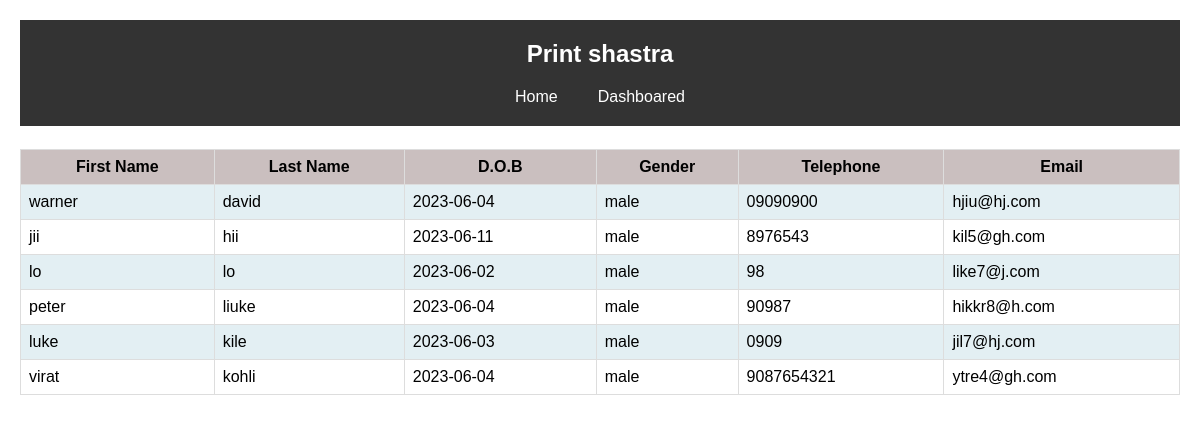
The page /dashboared.php on the database its author committed.
### tables this page shows
CREATE TABLE `user` (
  `first_name` text NOT NULL DEFAULT '\'unknown\'',
  `last_name` text NOT NULL,
  `dob` date NOT NULL,
  `gender` varchar(20) NOT NULL,
  `Telephone` varchar(10) NOT NULL,
  `email` varchar(22) NOT NULL
);

### dashboared.php (the view, shortened to what this page needs)
<!DOCTYPE html>
<html lang="en">
  <head>
    <link rel="stylesheet" href="./index.css" />
    <link rel="stylesheet" href="./dashboared.css" />
  </head>
  <body>
    <header class="header">
      <div class="logo">Print shastra</div>
      <nav class="nav">
        <ul>
          <li><a href="./index.php">Home</a></li>
          <li><a href="./dashboared.php">Dashboared</a></li>
        </ul>
      </nav>
    </header>
    <?php
$host = "localhost";
$username = "root";
$password = "Print@123";
$dbname="users";
$conn = mysqli_connect($host, $username, $password, $dbname);
if (!$conn) {
 die("Connection failed: " . mysqli_connect_error());
}
else{
$sql = "SELECT * FROM user";
$result = $conn->query($sql); if ($result->num_rows > 0) { echo "
    <table class=table>
      "; echo "
      <tr>
        <th class=thed>First Name</th>
        <th class=thed>Last Name</th>
        <th class=thed>D.O.B</th>
        <th class=thed>Gender</th>
        <th class=thed>Telephone</th>
        <th class=thed>Email</th>
      </tr>
      "; while ($row = $result->fetch_assoc()) { echo "
      <tr>
        "; echo "
        <td>" . $row['first_name'] . "</td>
        "; echo "
        <td>" . $row['last_name'] . "</td>
        "; echo "
        <td>" . $row['dob'] . "</td>
        "; echo "
        <td>" . $row['gender'] . "</td>
        "; echo "
        <td>" . $row['Telephone'] . "</td>
        "; echo "
        <td>" . $row['email'] . "</td>
        "; echo "
      </tr>
      "; } echo "
    </table>
    ";
    } else { echo "No results found"; } } ?>
  </body>
</html>

### index.css (style rules this page uses)
* { box-sizing: border-box; }
body { font-family: Arial, sans-serif; margin: 0; padding: 20px; }
.header { background-color: #333; color: #fff; padding: 20px; text-align: center; }
.logo { font-size: 24px; font-weight: bold; }
.nav { margin-top: 20px; }
.nav ul { list-style: none; margin: 0; padding: 0; display: flex; justify-content: center; }
.nav ul li { margin: 0 10px; }
.nav ul li a { color: #fff; text-decoration: none; padding: 5px 10px; }

### dashboared.css (style rules this page uses)
.table { width: 100%; border-collapse: collapse; margin: 23px auto; }
.thed { background-color: #cabfbf; border: 1px solid #ddd; padding: 8px; }
.table td { border: 1px solid #ddd; padding: 8px; }
.table tr:nth-child(even) { background-color:#e3eff3;; }

### rows shown on the page
user: first_name "warner", last_name "david", dob "2023-06-04", gender "male", Telephone "09090900", email "hjiu@hj.com"
user: first_name "jii", last_name "hii", dob "2023-06-11", gender "male", Telephone "8976543", email "kil5@gh.com"
user: first_name "lo", last_name "lo", dob "2023-06-02", gender "male", Telephone "98", email "like7@j.com"
user: first_name "peter", last_name "liuke", dob "2023-06-04", gender "male", Telephone "90987", email "hikkr8@h.com"
user: first_name "luke", last_name "kile", dob "2023-06-03", gender "male", Telephone "0909", email "jil7@hj.com"
user: first_name "virat", last_name "kohli", dob "2023-06-04", gender "male", Telephone "9087654321", email "ytre4@gh.com"
